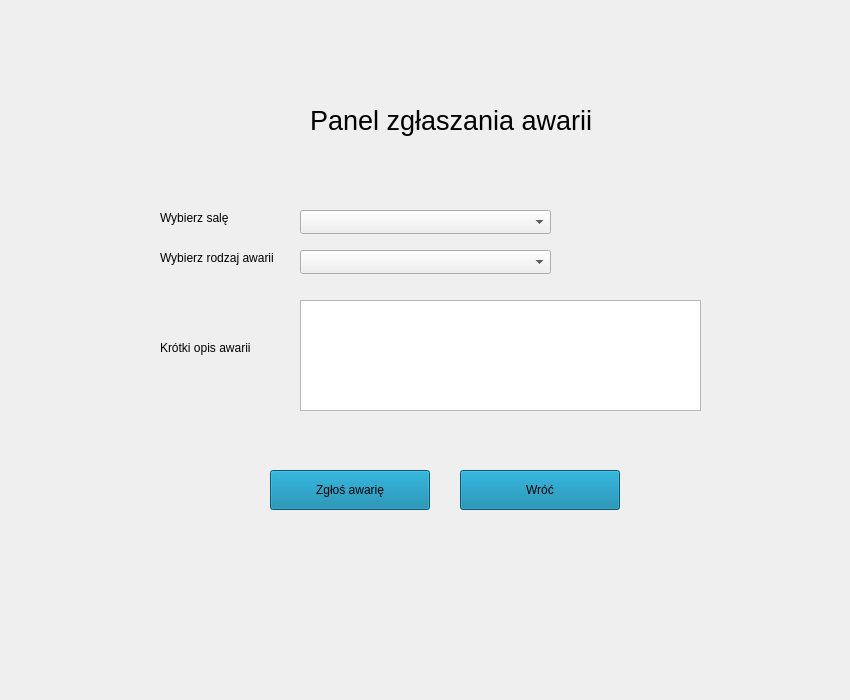
<?xml version="1.0" encoding="UTF-8"?>
<ui version="4.0">
 <class>Panel_zglaszania_awarii</class>
 <widget class="QWidget" name="Panel_zglaszania_awarii">
  <property name="geometry">
   <rect>
    <x>0</x>
    <y>0</y>
    <width>850</width>
    <height>700</height>
   </rect>
  </property>
  <property name="windowTitle">
   <string>Form</string>
  </property>
  <widget class="QPushButton" name="pushButton">
   <property name="geometry">
    <rect>
     <x>270</x>
     <y>470</y>
     <width>160</width>
     <height>40</height>
    </rect>
   </property>
   <property name="styleSheet">
    <string notr="true">background-color: rgb(0, 124, 163);</string>
   </property>
   <property name="text">
    <string>Zgłoś awarię</string>
   </property>
  </widget>
  <widget class="QPushButton" name="pushButton_2">
   <property name="geometry">
    <rect>
     <x>460</x>
     <y>470</y>
     <width>160</width>
     <height>40</height>
    </rect>
   </property>
   <property name="styleSheet">
    <string notr="true">background-color: rgb(0, 124, 163);</string>
   </property>
   <property name="text">
    <string>Wróć</string>
   </property>
  </widget>
  <widget class="QLabel" name="label_4">
   <property name="geometry">
    <rect>
     <x>310</x>
     <y>100</y>
     <width>281</width>
     <height>41</height>
    </rect>
   </property>
   <property name="font">
    <font>
     <pointsize>20</pointsize>
    </font>
   </property>
   <property name="text">
    <string>Panel zgłaszania awarii</string>
   </property>
  </widget>
  <widget class="QLabel" name="label">
   <property name="geometry">
    <rect>
     <x>160</x>
     <y>210</y>
     <width>81</width>
     <height>16</height>
    </rect>
   </property>
   <property name="text">
    <string>Wybierz salę</string>
   </property>
  </widget>
  <widget class="QLabel" name="label_2">
   <property name="geometry">
    <rect>
     <x>160</x>
     <y>250</y>
     <width>121</width>
     <height>16</height>
    </rect>
   </property>
   <property name="text">
    <string>Wybierz rodzaj awarii</string>
   </property>
  </widget>
  <widget class="QLabel" name="label_3">
   <property name="geometry">
    <rect>
     <x>160</x>
     <y>340</y>
     <width>111</width>
     <height>16</height>
    </rect>
   </property>
   <property name="text">
    <string>Krótki opis awarii</string>
   </property>
  </widget>
  <widget class="QComboBox" name="comboBox">
   <property name="geometry">
    <rect>
     <x>300</x>
     <y>210</y>
     <width>251</width>
     <height>24</height>
    </rect>
   </property>
  </widget>
  <widget class="QComboBox" name="comboBox_2">
   <property name="geometry">
    <rect>
     <x>300</x>
     <y>250</y>
     <width>251</width>
     <height>24</height>
    </rect>
   </property>
  </widget>
  <widget class="QPlainTextEdit" name="plainTextEdit">
   <property name="geometry">
    <rect>
     <x>300</x>
     <y>300</y>
     <width>401</width>
     <height>111</height>
    </rect>
   </property>
  </widget>
 </widget>
 <resources/>
 <connections/>
</ui>
